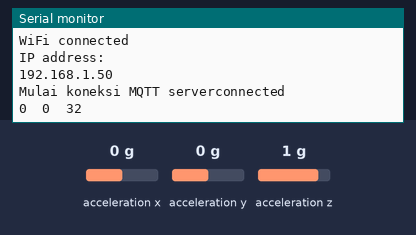
A sketch run on a simulated ESP8266 (NodeMCU). On the bench: the last lines printed to the serial monitor. Wiring (inferred from the names in the program): ADXL345 accelerometer at I2C address 0x53. The test bench sets the inputs (shaded band); at power-on: acceleration x 0 g, acceleration y 0 g, acceleration z 1 g. WiFi joins after 1.5 s; servers stay silent unless stated; random numbers use the default seed unless the sketch sets one; no MQTT or app messages arrive unless stated.

Above: at 2.9 s.
3.0 s: acceleration x set to -1.4 g
At 4.3 s:
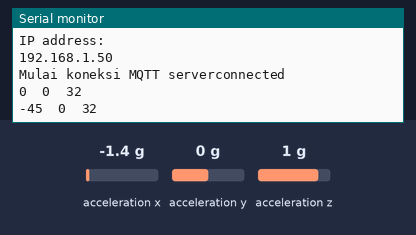
4.5 s: acceleration y set to -1.4 g
At 5.6 s:
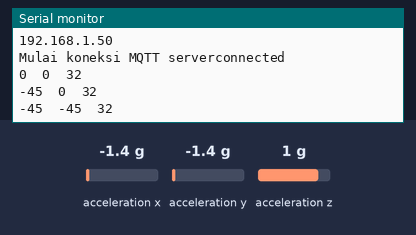
6.0 s: acceleration z set to -1.4 g
At 7.6 s:
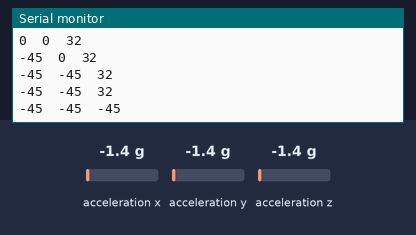

The sketch:

adxl345MQTT.ino
```cpp
#include <ESP8266WiFi.h>
#include <PubSubClient.h>
#include <Wire.h>
// ADXL345 I2C address = 0x53(83)
#define Addr 0x53

const char* dataX = "timjembatan1/1/X/";
const char* dataY = "timjembatan1/1/Y/";
const char* dataZ = "timjembatan1/1/Z/";
const char* ssid = "Timjembatan";                       //ssid your wifi
const char* password = "wisuda2017";                    //your wifi password
//const char* mqtt_server = "broker.mqttdashboard.com"; //mqtt broker choose one
const char* mqtt_server = "test.mosquitto.org";
//const char* mqtt_server = "iot.eclipse.org";
WiFiClient espClient;
PubSubClient client(espClient);

int interval = 100;
long lastMsg = 0;
//char msg[50];
int value = 0;
//int threhold = 50; // you might need to adjust this value to define light on/off status

float xAccl, yAccl, zAccl;

void setup()
{
  Serial.begin(115200);
  setup_wifi();
  client.setServer(mqtt_server, 1883);                  //mqtt broker port
  client.setCallback(callback);
}
void loop()
{
   if (!client.connected()) {
    reconnect();
  }
  client.loop();
  long now = millis();

  if (now - lastMsg > interval) {
     lastMsg = now;
   bacaSensor();
  }
}
```

bacaSensor.ino
```cpp
void bacaSensor(){
    Wire.begin(0, 2);
//=================================================================
//SET MODE
//=================================================================
  unsigned int data[6];
  // Start I2C Transmission
  Wire.beginTransmission(Addr);
  // Set bandwidth rate register, lihat datasheet
  Wire.write(0x2C);
  // Set Normal mode, Output data rate = 100 Hz
  Wire.write(0x0A);
  // Stop I2C transmission
    Wire.endTransmission();
//=================================================================
//SET POWER CONTROL, SLEEP
//=================================================================
  // Start I2C Transmission
  Wire.beginTransmission(Addr);
  // Select power control register
  Wire.write(0x2D);
  // Auto-sleep disable
  Wire.write(0x08);
  // Stop I2C transmission
  Wire.endTransmission();

//=================================================================
//SET DATA FORMAT
//=================================================================
// Start I2C Transmission
  Wire.beginTransmission(Addr);
  // Select data format register
  Wire.write(0x31);

//=================================================================
// SET NILAI G:  0x00 = 2G, 0x01 = 4G, 0x02 = 8G, 0x03 = 16G
//=================================================================
  // Self test disabled, 4-wire interface, Full resolution, Range = +/-2g
  Wire.write(0x03);
  // Stop I2C transmission
  Wire.endTransmission();
  delay(1000);
  for (int i = 0; i < 6; i++)
  {
    // Start I2C Transmission
    Wire.beginTransmission(Addr);
    // Select data register
    Wire.write((50 + i));
    // Stop I2C transmission
    Wire.endTransmission();
    // Request 1 byte of data
    Wire.requestFrom(Addr, 1);
    // Read 6 bytes of data
    // xAccl lsb, xAccl msb, yAccl lsb, yAccl msb, zAccl lsb, zAccl msb
    if (Wire.available() == 1)
    {
      data[i] = Wire.read();
    }
  }
  // Convert the data to 10-bits
  int xAccl = (((data[1] & 0x03) * 256) + data[0]);
  if (xAccl > 511)
  {
    xAccl -= 1024;
  }
  int yAccl = (((data[3] & 0x03) * 256) + data[2]);
  if (yAccl > 511)
  {
    yAccl -= 1024;
  }
  int zAccl = (((data[5] & 0x03) * 256) + data[4]);
  if (zAccl > 511)
  {
    zAccl -= 1024;
  }
  // Output data to serial monitor

  Serial.print(xAccl); Serial.print("\t");
  Serial.print(yAccl); Serial.print("\t");
  Serial.println(zAccl);

String xData = String(xAccl);
String yData = String(yAccl);
String zData = String(zAccl);
  char charX[58];
   char charY[58];
    char charZ[58];
  xData.toCharArray(charX,58);
  yData.toCharArray(charY,58);
  zData.toCharArray(charZ,58);


   client.publish(dataX, charX);
   client.publish(dataY, charY);
   client.publish(dataZ, charZ);


}
```

data.ino
```cpp
void callback(char* topic, byte* payload, unsigned int length)
{
} //end callback

void reconnect() {
  // Loop until we're reconnected
  while (!client.connected())
  {
    Serial.print("Mulai koneksi MQTT server");
    // Create a random client ID
    String clientId = "ESP8266Client-";
    clientId += String(random(0xffff), HEX);

    if (client.connect(clientId.c_str()))
    {
      Serial.println("connected");
     //once connected to MQTT broker, subscribe command if any
      client.subscribe(dataX);
    } else {
      Serial.print("failed, rc=");
      Serial.print(client.state());
      Serial.println(" try again in 5 seconds");
      // Wait 6 seconds before retrying
      delay(6000);
    }
  }
} //end reconnect()
```

koneksi.ino
```cpp
void setup_wifi() {
   delay(100);
  // We start by connecting to a WiFi network
    Serial.print("Connecting to ");
    Serial.println(ssid);
    WiFi.begin(ssid, password);
    while (WiFi.status() != WL_CONNECTED)
    {
      delay(200);
      Serial.print(".");
    }
  randomSeed(micros());
  Serial.println("");
  Serial.println("WiFi connected");
  Serial.println("IP address: ");
  Serial.println(WiFi.localIP());
}
```

Measured:
- after the input at 3.0 s, the serial monitor: prints a new line after 0.76 s (image 1)
- after the input at 4.5 s, the serial monitor: prints a new line after 0.27 s (image 2)
- after the input at 6.0 s, the serial monitor: prints a new line after 0.78 s (image 3)
